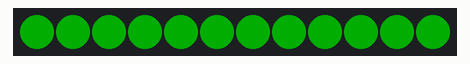
The program below on a simulated CircuitPython board. Parts: 12 RGB LEDs in strip order, left to right. Dim RGB values are drawn brighter than linear.

Above: at 0.15 s.
At 5.89 s:
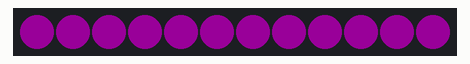
At 9.51 s:
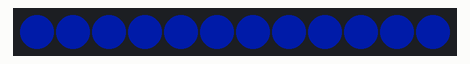
At 19.48 s:
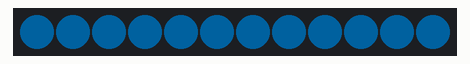
At 30.05 s:
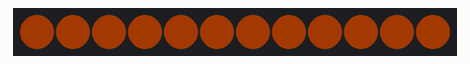
At 39.71 s:
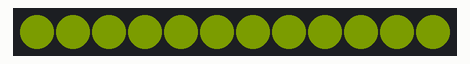

The program:

neopixels.py
```python
# https://learn.adafruit.com/neopixels-on-raspberry-pi/python-usage
import time
import board
import neopixel

pixel_pin = board.D18
num_pixels = 12

ORDER = neopixel.GRB

pixels = neopixel.NeoPixel(pixel_pin, num_pixels, brightness=0.2, auto_write=False, pixel_order=ORDER)

def wheel(pos):
	if pos < 0 or pos > 255:
		r = g = b = 0
	elif pos < 85:
		r = int(pos * 3)
		g = int(255 - pos*3)
		b = 0
	elif pos < 170:
		pos -= 85
		r = int(255 - pos*3)
		g = 0
		b = int(pos*3)
	else:
		pos -= 170
		r = 0
		g = int(pos*3)
		b = int(255 - pos*3)
	return (r, g, b)

def rainbow_cycle(wait):
	for j in range(255):
		for i in range(num_pixels):
			pixels[i] = wheel(j)
		pixels.show()
		time.sleep(wait)

while True:
	rainbow_cycle(0.005)
```
